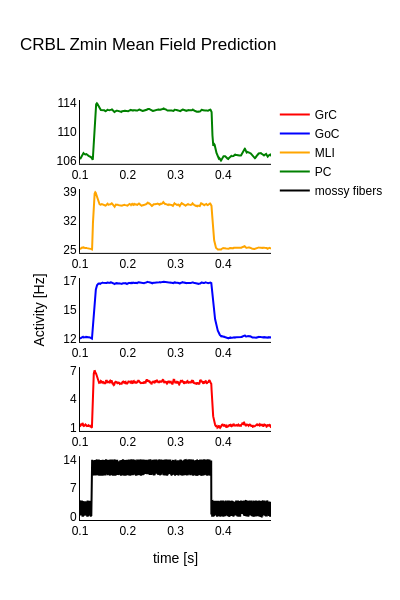

Here is the notebook cell this chart was saved with:
### Code cell
f_tone2 = rect_input(time=t, t_start=1250, t_end=3750, minval=0, freq=10, noise_freq=0)
fmossy_sens2 = f_backnoise + f_tone2
print(np.max(fmossy_sens2))

# X = vector of activity with Vp = population p mean activity, Csp = covariance between population s and p

# X = [Vgrc, Vgoc, Cgrcgrc, Cgrcgoc, Cgrcm, Cmgoc, Cgocgoc, Cmm, Vm, Vmli, Vpc, Cmlimli, Cmlipc, Cgrcpc, Cgrcmli,
#     Cpcpc, Cmligoc, Cmlimossy, Cpcgoc, Cpcmossy]


CI_vec = [0.5, 5, 0.5, 0.5, 0.5, 0.5, 0.5, 0.5, fmossy_sens[0], 15, 38, 0.5, 0.5, 0.5, 0.5, 0.5, 0.5, 0.5, 0.5, 0.5]

X_tone = find_fixed_point_mossy(TFgrc, TFgoc, TFmli, TFpc, CI_vec, t, w, fmossy_sens2,
                           Ngrc, Ngoc, Nmossy, Nmli, Npc, T, verbose=False)

plot_MF_activity(t[1000:], X_tone[1000:,:])

### Figure 1 — Plotly figure (JSON) as saved in the notebook; plotly's stock layout.template omitted (floating-point values rounded to 4 significant figures; data arrays with more than 128 entries replaced by an {"elided": "..."} marker saying what was removed)
{"data": [{"line": {"color": "red"}, "mode": "lines", "name": "GrC", "type": "scatter", "x": {"elided": "4000 float values"}, "xaxis": "x4", "y": {"elided": "4000 float values"}, "yaxis": "y4"}, {"line": {"color": "blue"}, "mode": "lines", "name": "GoC", "type": "scatter", "x": {"elided": "4000 float values"}, "xaxis": "x3", "y": {"elided": "4000 float values"}, "yaxis": "y3"}, {"line": {"color": "orange"}, "mode": "lines", "name": "MLI", "type": "scatter", "x": {"elided": "4000 float values"}, "xaxis": "x2", "y": {"elided": "4000 float values"}, "yaxis": "y2"}, {"line": {"color": "green"}, "mode": "lines", "name": "PC", "type": "scatter", "x": {"elided": "4000 float values"}, "xaxis": "x", "y": {"elided": "4000 float values"}, "yaxis": "y"}, {"line": {"color": "black"}, "mode": "lines", "name": "mossy fibers", "type": "scatter", "x": {"elided": "4000 float values"}, "xaxis": "x5", "y": {"elided": "4000 float values"}, "yaxis": "y5"}], "layout": {"font": {"color": "black", "family": "Arial, sans-serif", "size": 12}, "height": 600, "plot_bgcolor": "rgba(0,0,0,0)", "title": {"text": "CRBL Zmin Mean Field Prediction"}, "width": 400, "xaxis": {"anchor": "y", "domain": [0, 1], "linecolor": "black", "linewidth": 1, "mirror": false, "showgrid": false, "showline": true, "zeroline": false}, "xaxis2": {"anchor": "y2", "domain": [0, 1], "linecolor": "black", "linewidth": 1, "mirror": false, "showgrid": false, "showline": true, "zeroline": false}, "xaxis3": {"anchor": "y3", "domain": [0, 1], "linecolor": "black", "linewidth": 1, "mirror": false, "showgrid": false, "showline": true, "zeroline": false}, "xaxis4": {"anchor": "y4", "domain": [0, 1], "linecolor": "black", "linewidth": 1, "mirror": false, "showgrid": false, "showline": true, "zeroline": false}, "xaxis5": {"anchor": "y5", "domain": [0, 1], "linecolor": "black", "linewidth": 1, "mirror": false, "showgrid": false, "showline": true, "title": {"text": "time [s]"}, "zeroline": false}, "yaxis": {"anchor": "x", "domain": [0.848, 1], "linecolor": "black", "linewidth": 1, "mirror": false, "showgrid": false, "showline": true, "tickformat": ".0f", "tickmode": "array", "tickvals": [106.3, 110.3, 114.3], "zeroline": false}, "yaxis2": {"anchor": "x2", "domain": [0.636, 0.788], "linecolor": "black", "linewidth": 1, "mirror": false, "showgrid": false, "showline": true, "tickformat": ".0f", "tickmode": "array", "tickvals": [25.11, 32.09, 39.06], "zeroline": false}, "yaxis3": {"anchor": "x3", "domain": [0.424, 0.576], "linecolor": "black", "linewidth": 1, "mirror": false, "showgrid": false, "showline": true, "tickformat": ".0f", "tickmode": "array", "tickvals": [12.16, 14.7, 17.23], "title": {"text": "Activity [Hz]"}, "zeroline": false}, "yaxis4": {"anchor": "x4", "domain": [0.212, 0.364], "linecolor": "black", "linewidth": 1, "mirror": false, "showgrid": false, "showline": true, "tickformat": ".0f", "tickmode": "array", "tickvals": [1.338, 4.408, 7.477], "zeroline": false}, "yaxis5": {"anchor": "x5", "domain": [0, 0.152], "linecolor": "black", "linewidth": 1, "mirror": false, "showgrid": false, "showline": true, "tickformat": ".0f", "tickmode": "array", "tickvals": [0.001135, 7.0, 14.0], "zeroline": false}}}
